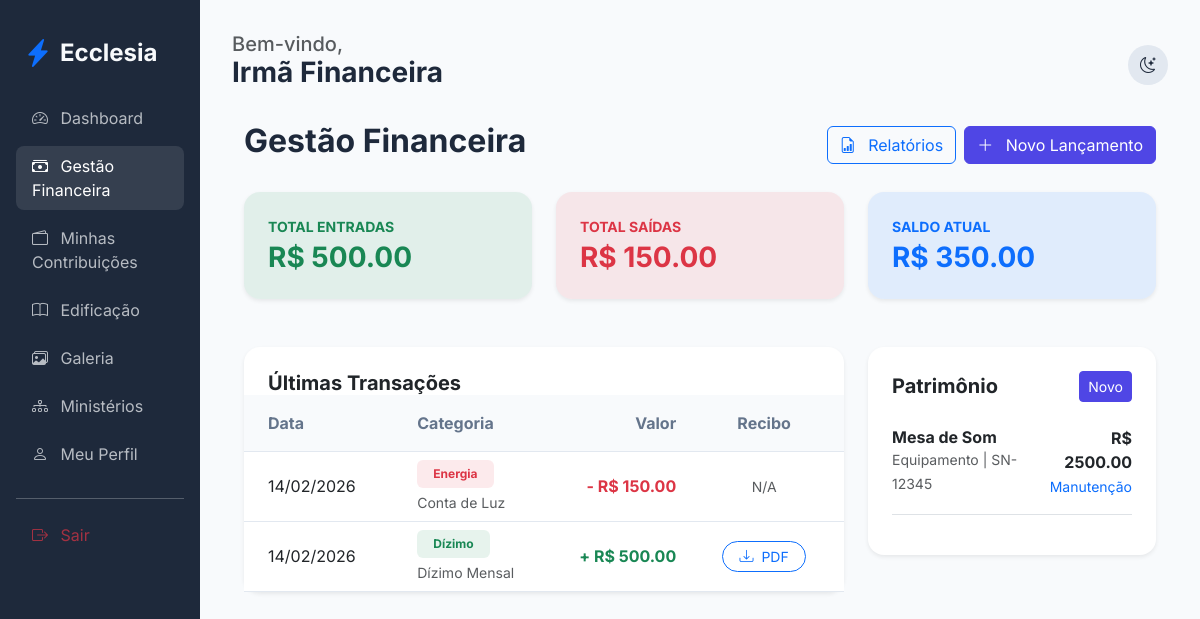
Before: /finance/dashboard (signed in) with the older database file.
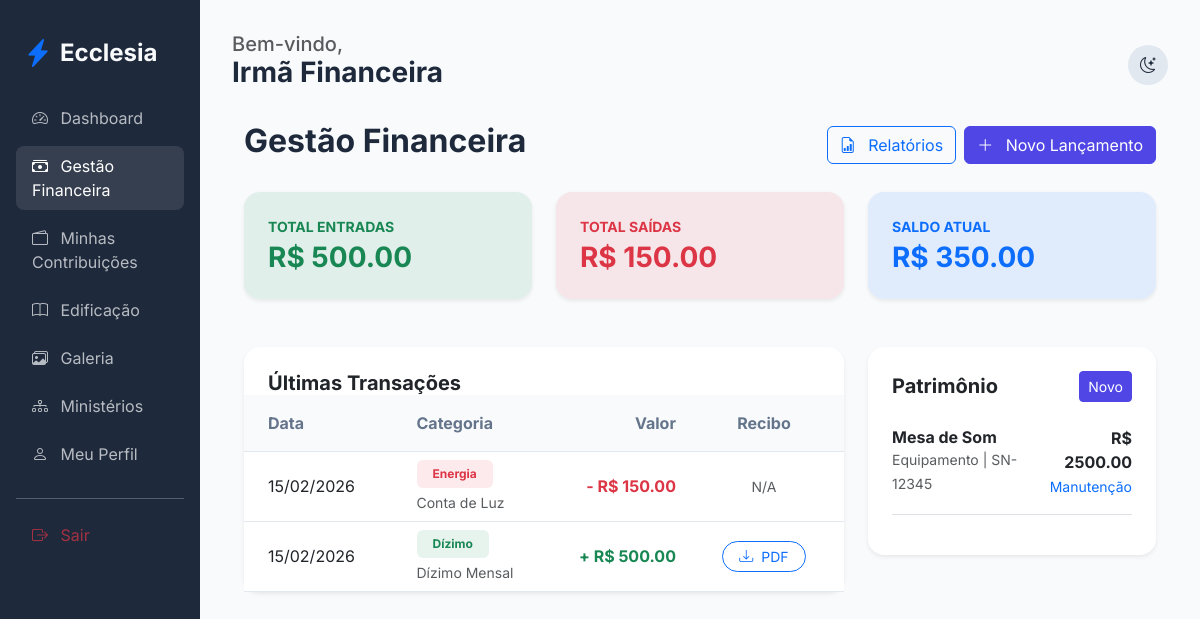
After: the same page with the newer database file.
### app/core/models.py (models this page shows)
class Transaction(db.Model):
    id = db.Column(db.Integer, primary_key=True)
    type = db.Column(db.String(10)) # income, expense
    category = db.Column(db.String(50))
    amount = db.Column(db.Float, nullable=False)
    date = db.Column(db.DateTime, default=datetime.utcnow)
    description = db.Column(db.Text)
    user_id = db.Column(db.Integer, db.ForeignKey('user.id'), nullable=True)
    church_id = db.Column(db.Integer, db.ForeignKey('church.id'))
    receipt_path = db.Column(db.String(255))
    church = db.relationship('Church', backref='transactions')
    user = db.relationship('User', backref='transactions')

### app/modules/finance/routes.py (the view)
@finance_bp.route('/dashboard')
@login_required
def dashboard():
    if can_manage_finance():
        if is_admin():
            query = Transaction.query
            asset_query = Asset.query
        else:
            query = Transaction.query.filter_by(church_id=current_user.church_id)
            asset_query = Asset.query.filter_by(church_id=current_user.church_id)
        transactions = query.order_by(Transaction.date.desc()).all()
        assets = asset_query.all()
        total_income = sum(t.amount for t in transactions if t.type == 'income')
        total_expense = sum(t.amount for t in transactions if t.type == 'expense')
        balance = total_income - total_expense
        stats = {
            'income': total_income,
            'expense': total_expense,
            'balance': balance
        }
        return render_template('finance/dashboard.html', transactions=transactions, assets=assets, stats=stats)
    return redirect(url_for('finance.member_finance'))

### app/modules/finance/routes.py (called while the page is built)
def is_admin():
    return current_user.church_role and current_user.church_role.name == 'Administrador Global'

def can_manage_finance():
    return current_user.can_manage_finance or (current_user.church_role and current_user.church_role.name in ['Administrador Global', 'Pastor Líder', 'Tesoureiro'])

### app/templates/finance/dashboard.html (shortened to what the changed rows need)
{% extends "base.html" %}
{% block content %}
<div class="container-fluid">
    <div class="d-flex justify-content-between align-items-center mb-4">
        <h2 class="fw-bold">Gestão Financeira</h2>
    </div>
    <div class="row g-4">
        <div class="col-lg-8">
            <div class="card border-0 shadow-sm">
                <div class="card-body p-0">
                    <div class="table-responsive">
                        <table class="table table-hover align-middle mb-0">
                            <thead class="bg-light">
                                <tr>
                                    <th class="px-4 py-3">Data</th>
                                    <th class="py-3">Categoria</th>
                                    <th class="py-3 text-end">Valor</th>
                                    <th class="px-4 py-3 text-center">Recibo</th>
                                </tr>
                            </thead>
                            <tbody>
                                {% for tx in transactions %}
                                <tr>
                                    <td class="px-4">{{ tx.date.strftime('%d/%m/%Y') }}</td>
                                    <td>
                                        <span class="badge bg-{{ 'success' if tx.type == 'income' else 'danger' }} bg-opacity-10 text-{{ 'success' if tx.type == 'income' else 'danger' }} px-3 py-2">
                                            {{ tx.category.capitalize() }}
                                        </span>
                                        <div class="small text-muted mt-1">{{ tx.description or '-' }}</div>
                                    </td>
                                    <td class="text-end fw-bold {{ 'text-success' if tx.type == 'income' else 'text-danger' }}">
                                        {{ '+' if tx.type == 'income' else '-' }} R$ {{ "%.2f"|format(tx.amount) }}
                                    </td>
                                    <td class="px-4 text-center">
                                        {% if tx.user_id %}
                                        <a href="{{ url_for('finance.download_receipt', tx_id=tx.id) }}" class="btn btn-sm btn-outline-primary rounded-pill px-3">
                                            <i class="bi bi-download me-1"></i> PDF
                                        </a>
                                        {% else %}
                                        <span class="text-muted small">N/A</span>
                                        {% endif %}
                                    </td>
                                </tr>
                                {% endfor %}
                            </tbody>
                        </table>
                    </div>
                </div>
            </div>
        </div>
    </div>
</div>
{% endblock %}

Changed rows visible on the page:
changed Transaction "Conta de Luz": date "14/02/2026" → "15/02/2026"
changed Transaction "Dízimo Mensal": date "14/02/2026" → "15/02/2026"
